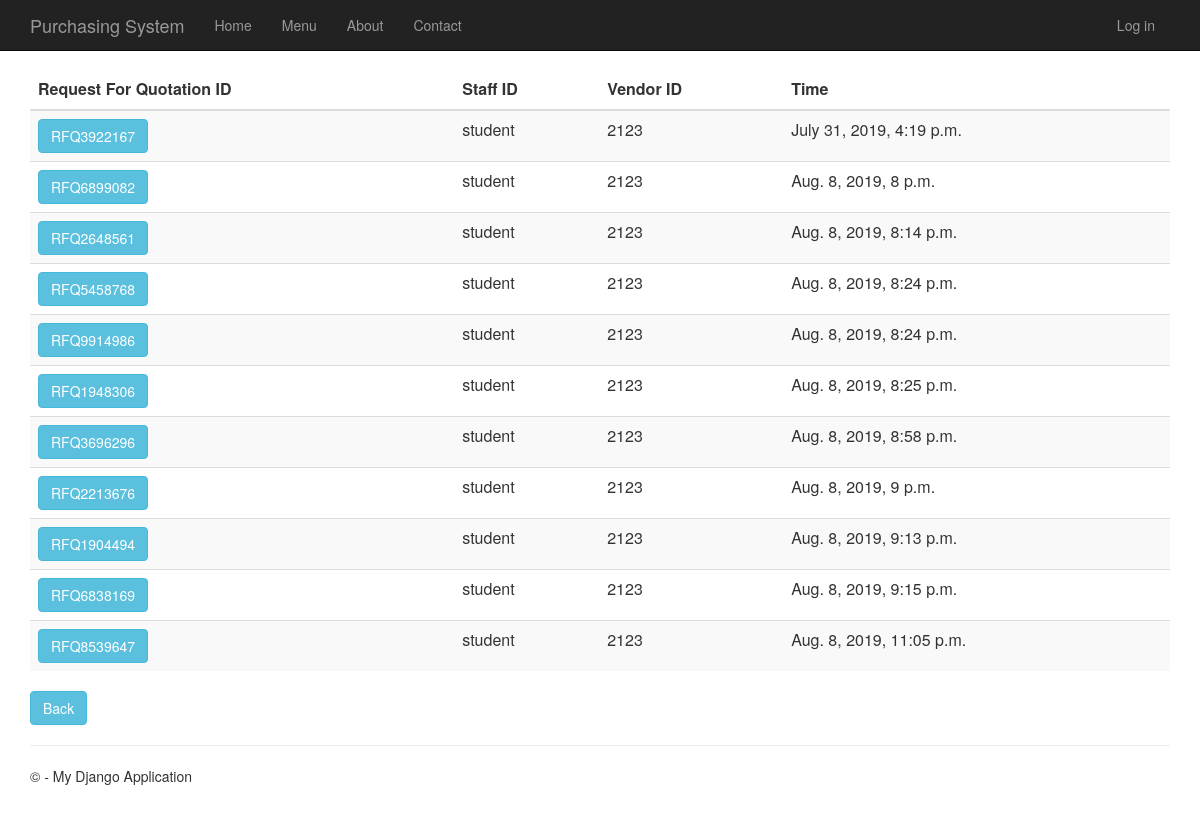
Before: /requestforquotationhistory with the older database file.
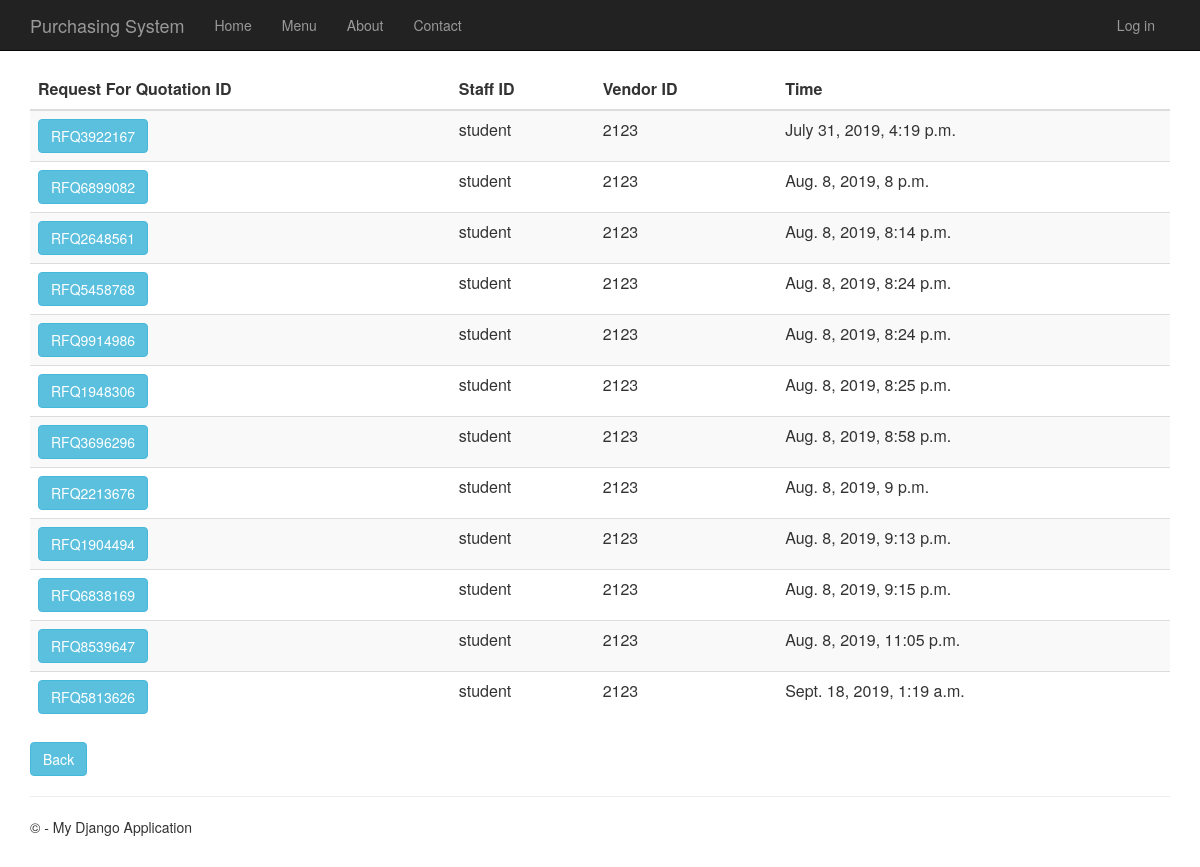
After: the same page with the newer database file.
### RequestForQuotation/models.py (models this page shows, shortened)
class RequestForQuotation(models.Model):
    request_for_quotation_id = models.CharField(primary_key=True, max_length=10)
    time_created = models.DateTimeField()
    description = models.TextField(null=True,default=None, blank=True)
    total_price = models.DecimalField(max_digits=10, decimal_places=2, default=Decimal('0.00'))
    person_id = models.ForeignKey(Person, on_delete = models.CASCADE)
    vendor_id = models.ForeignKey(Vendor, on_delete = models.CASCADE)
    purchase_requisition_id = models.ForeignKey(PurchaseRequisition, on_delete = models.CASCADE)

### app/models.py (models this page shows, shortened)
class Person(models.Model):
    user_id = models.OneToOneField(User)
    person_id = models.CharField(primary_key=True, max_length=10)
    person_name = models.TextField()
    person_address = models.TextField()
    person_phone_number = models.TextField()
    person_role = models.TextField(default = 'MANAGER')

class Vendor(models.Model):
    vendor_id = models.CharField(primary_key=True, max_length=10)
    vendor_name = models.TextField()
    vendor_phone_number = models.TextField()
    vendor_address = models.TextField()
    vendor_email = models.TextField()
    def __str__(self):
        return str(self.vendor_id)

### RequestForQuotation/views.py (the view)
# urls.py: url(r'^requestforquotationhistory', RequestForQuotation.views.requestforquotationhistory, name="request_of_quotation_history"),
def requestforquotationhistory(request):
    request_for_quotations = RequestForQuotation.objects.all()
    context = {
            'title':'Request For Quotation History',
            'rows':request_for_quotations
        }
    return render(request,'RequestForQuotation/requestforquotationhistory.html',context)

### RequestForQuotation/templates/RequestForQuotation/requestforquotationhistory.html
﻿{% extends "app/layout.html" %}
{% block content %}
<div class="purchaseorderhistory margintop">
    <form action="requestforquotationhistorydetails" method="GET">
        <table class="table table-striped margintop">
          <thead>
            <tr>
              <th scope="col">Request For Quotation ID</th>
              <th scope="col">Staff ID</th>
              <th scope="col">Vendor ID</th>
              <th scope="col">Time</th>
            </tr>
          </thead>
          <tbody>
              {% for r in rows %}
            <tr>
                 <td><button type="submit" name="rfq_id" value="{{r.request_for_quotation_id}}" class="btn btn-info" >{{r.request_for_quotation_id}}</button></td>
                 <td>{{r.person_id.person_id}}</td>
                 <td>{{r.vendor_id}}</td>
                 <td>{{r.time_created}}</td>
            </tr>
              {% endfor %}
          </tbody>
        </table>
    </form>
       <form action="menu">
        <div class="margintop">
            <button type="submit" class="btn btn-info" >Back</button>
        </div>
    </form>
</div>
{% endblock %}

Changed rows visible on the page:
added RequestForQuotation: request_for_quotation_id "RFQ5813626", person_id.person_id "student", vendor_id "2123", time_created "Sept. 18, 2019, 1:19 a.m."
